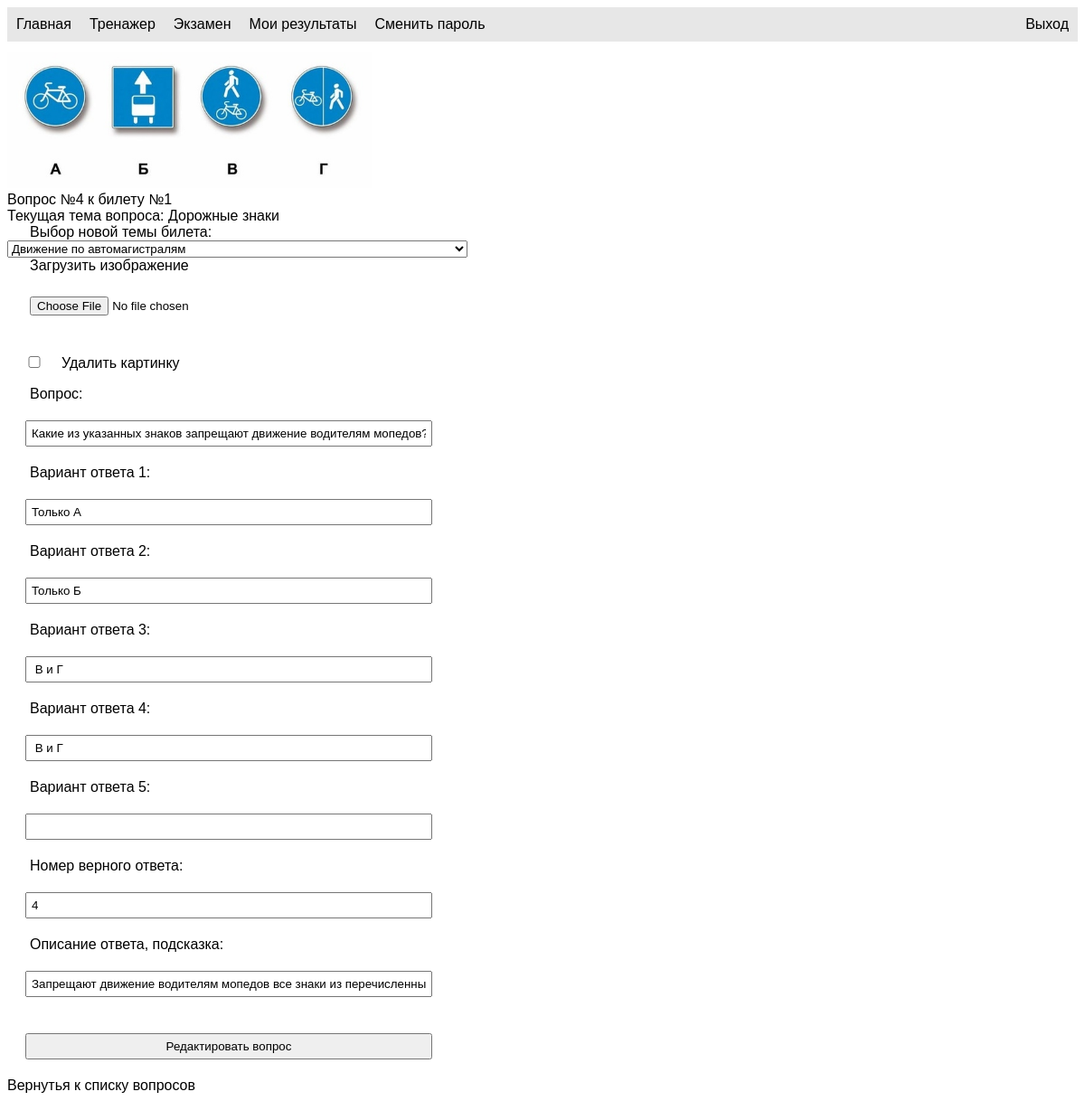
/qedit.php?tkt_id=1&q_id=9&n=4, run on an earlier commit of the app's database.
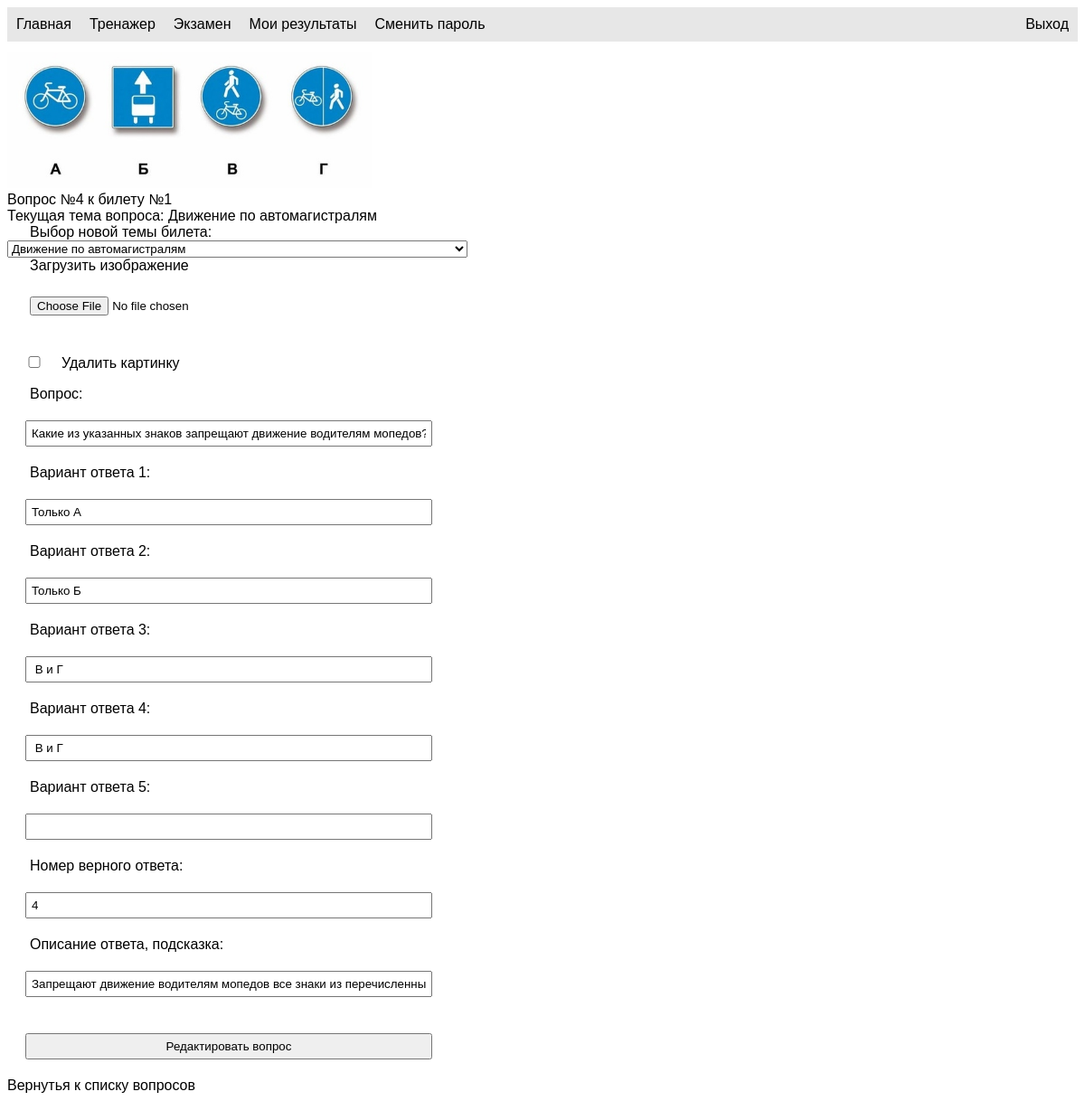
And on a later commit of the database.
### tables this page shows
CREATE TABLE `questions` (
  `q_id` int(11) UNSIGNED NOT NULL,
  `tkt_id` int(11) NOT NULL,
  `tp_id` int(11) NOT NULL DEFAULT '27',
  `task` text NOT NULL,
  `true_ans` int(11) NOT NULL,
  `ans1` text NOT NULL,
  `ans2` text NOT NULL,
  `ans3` text,
  `ans4` text,
  `ans5` text,
  `description` text
);

CREATE TABLE `topics` (
  `tp_id` int(11) NOT NULL,
  `name` varchar(100) NOT NULL
);

### api.php (called while the page is built, shortened)
<?php
function getAllTopics($db)
{
$sql="SELECT * FROM topics;";
$result=array();
$stmt=$db->prepare($sql);
$stmt->execute();
while($row = $stmt->fetch(PDO::FETCH_ASSOC)) {$result[$row['tp_id']] = $row;}
return $result;
}
?>

### qedit.php (the view, shortened to what this page needs)
<?php include('header.php');
?>
<!DOCTYPE html>
<html lang="ru">
<head>
    <link rel="stylesheet" type="text/css" href="style.css">
</head>
<body>
<?php
    include 'db.php';
    include 'api.php';
    include 'questions_query.php';
    $tkt_id = $_GET['tkt_id'];
    $q_id = $_GET['q_id'];
    $n = $_GET['n'];
    $topic = getAllTopics($db);
    $qform = questionFormFill($db, $q_id);
    $pt = 'uploaded/' . $tkt_id . '_' . $q_id . '.jpg';
    if (file_exists($pt)) {
        $pathImg = 'uploaded/' . $tkt_id . '_' . $q_id . '.jpg';
    } else $pathImg = '/pic/no_pic.png';
?>
<img height="150px" src="<?php echo $pathImg; ?>" alt="">
    <form name="" action="" method="post" enctype="multipart/form-data">
        <?php echo "Вопрос №$n к билету №$tkt_id" ?>
<br>
<?php foreach ($qform as $row1){
    $tp_id1 = $row1['tp_id'];
    questionTopic($db, $tp_id1);
 ?>
        <label for="theme">Выбор новой темы билета:</label>
            <select id="theme" name="theme">
            <?php foreach ($topic as $row){
                $id = $row['tp_id'];
                $name = $row['name'];
                echo "<option value=\"$id\">$name</option>";}?>
            </select>
        <label for="upload_img">Загрузить изображение</label>
        <input type="file" id="upload_img" name="upload_img"
          accept=".jpg, .jpeg, .png">
        <br><input style="width: 20px;" type="checkbox" id="img_del" name="img_del" value="Yes">Удалить картинку<br>
        <label for="question">Вопрос: </label>
        <input type="text" id="question" name="question" value="<?php echo $row1['task'];?>">
        <label for="answer1">Вариант ответа 1: </label>
        <input type="text" id="answer1" name="answer1" value="<?php echo $row1['ans1'];?>">
        <label for="answer2">Вариант ответа 2:</label>
        <input type="text" id="answer2" name="answer2" value="<?php echo $row1['ans2'];?>">
        <label for="answer3">Вариант ответа 3:</label>
        <input type="text" id="answer3" name="answer3" value="<?php echo $row1['ans3'];?>">
        <label for="answer4">Вариант ответа 4:</label>
        <input type="text" id="answer4" name="answer4" value="<?php echo $row1['ans4'];?>">
        <label for="answer5">Вариант ответа 5:</label>
        <input type="text" id="answer5" name="answer5" value="<?php echo $row1['ans5'];?>">
        <label for="answer">Номер верного ответа:</label>
        <input type="number" id="answer" name="answer" min="1" max="5" value="<?php echo $row1['true_ans'];?>">
        <label for="question">Описание ответа, подсказка:</label>
        <input type="text" id="description" name="description" value="<?php echo $row1['description'];}?>">
        <input type="submit" value="Редактировать вопрос">
    </form>
<?php echo "<a href=\"questions.php?tkt_id=$tkt_id\">Вернутья к списку вопросов</a>" ?>
</body>
</html>

### questions_query.php (shortened to what this page needs)
<?php
function questionFormFill($db, $q_id)
{
    $sql = "SELECT * FROM questions WHERE q_id = $q_id";
    $result = array();
    $stmt = $db->prepare($sql);
    $stmt->execute();
    while ($row = $stmt->fetch(PDO::FETCH_ASSOC)) {
        $result[$row['q_id']] = $row;
    }
    return $result;
}
function questionTopic($db, $tp_id)
{
    $stmt = $db->prepare("SELECT `name` FROM `topics` WHERE `tp_id` = ?");
    $stmt->execute(array($tp_id));
    $value = $stmt->fetch(PDO::FETCH_COLUMN);
    echo "Текущая тема вопроса: $value <br>";
}
?>

What changed in the data, as far as the page shows it:
changed questions "Какие из указанных знаков запрещают движение водителям мопедов?": tp.name "Дорожные знаки" → "Движение по автомагистралям"
